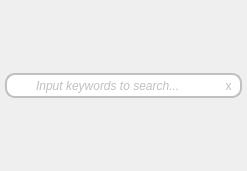
<?xml version="1.0" encoding="UTF-8"?>
<ui version="4.0">
 <class>Dialog</class>
 <widget class="QDialog" name="Dialog">
  <property name="geometry">
   <rect>
    <x>0</x>
    <y>0</y>
    <width>247</width>
    <height>171</height>
   </rect>
  </property>
  <property name="windowTitle">
   <string>Dialog</string>
  </property>
  <layout class="QVBoxLayout" name="verticalLayout">
   <property name="spacing">
    <number>0</number>
   </property>
   <property name="margin">
    <number>0</number>
   </property>
   <item>
    <widget class="QFrame" name="frame_2">
     <property name="frameShape">
      <enum>QFrame::NoFrame</enum>
     </property>
     <property name="frameShadow">
      <enum>QFrame::Plain</enum>
     </property>
     <property name="lineWidth">
      <number>1</number>
     </property>
     <layout class="QHBoxLayout" name="horizontalLayout_5">
      <property name="spacing">
       <number>0</number>
      </property>
      <property name="margin">
       <number>5</number>
      </property>
      <item>
       <widget class="QLabel" name="label">
        <property name="minimumSize">
         <size>
          <width>25</width>
          <height>25</height>
         </size>
        </property>
        <property name="maximumSize">
         <size>
          <width>22</width>
          <height>25</height>
         </size>
        </property>
        <property name="styleSheet">
         <string notr="true">background-color: white;
border:2px solid gray;
border-top-left-radius:10px;
border-bottom-left-radius:10px;
padding:2px 2px;
border-right: none; 
border-color:silver;</string>
        </property>
        <property name="text">
         <string/>
        </property>
        <property name="pixmap">
         <pixmap>images/search24.png</pixmap>
        </property>
       </widget>
      </item>
      <item>
       <widget class="QLineEdit" name="lineEdit">
        <property name="minimumSize">
         <size>
          <width>0</width>
          <height>25</height>
         </size>
        </property>
        <property name="sizeIncrement">
         <size>
          <width>0</width>
          <height>24</height>
         </size>
        </property>
        <property name="font">
         <font>
          <italic>true</italic>
         </font>
        </property>
        <property name="styleSheet">
         <string notr="true">border:2px solid gray;
padding:2px 4px; 
color: silver;
border-left: 0px;
border-right:0px;
border-color:silver;

</string>
        </property>
        <property name="text">
         <string>Input keywords to search...</string>
        </property>
       </widget>
      </item>
      <item>
       <widget class="QLabel" name="label_2">
        <property name="minimumSize">
         <size>
          <width>25</width>
          <height>25</height>
         </size>
        </property>
        <property name="maximumSize">
         <size>
          <width>25</width>
          <height>25</height>
         </size>
        </property>
        <property name="styleSheet">
         <string notr="true">background-color: white;
border:2px solid gray;
border-top-right-radius:10px;
border-bottom-right-radius:10px;
padding:2px 2px;
border-color:silver;
border-left:none;
color: silver;</string>
        </property>
        <property name="text">
         <string>x</string>
        </property>
        <property name="alignment">
         <set>Qt::AlignCenter</set>
        </property>
       </widget>
      </item>
     </layout>
    </widget>
   </item>
  </layout>
 </widget>
 <resources/>
 <connections/>
</ui>
